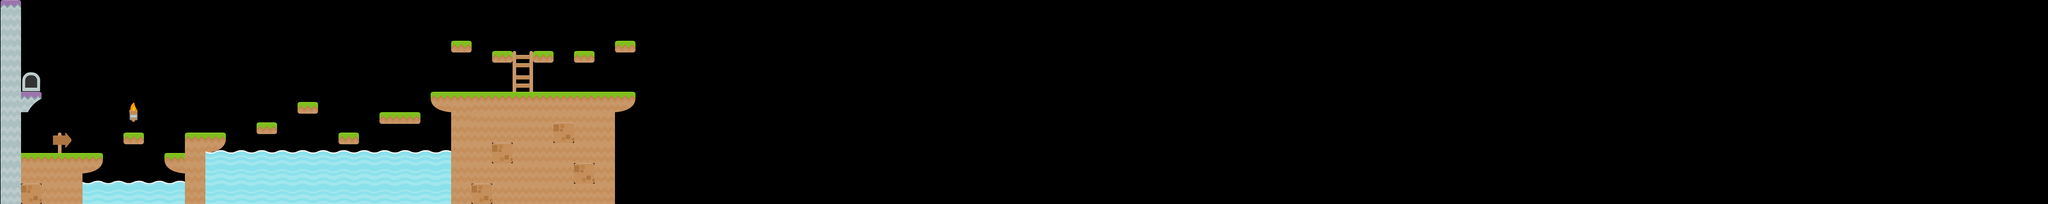

This game map was drawn from its Tiled (.tmx) file and the tilesets committed beside it. A one-line description and the trimmed map source follow:
An orthogonal 200x20 tile map with 35x35 px tiles, 4 tile layers (Platforms, Water, Laders, Scenery).

<map version="1.0" orientation="orthogonal" width="200" height="20" tilewidth="35" tileheight="35">
 <tileset firstgid="1" name="textures1" tilewidth="72" tileheight="72">
  <image source="../images/textures1.png" width="1024" height="1024" />
 </tileset>
 <layer name="Platforms" width="200" height="20">
  <data>[4000 cells, 93 non-empty, 13 distinct tile ids]</data>
 </layer>
 <layer name="Water" width="200" height="20">
  <data>[4000 cells, 46 non-empty, 2 distinct tile ids]</data>
 </layer>
 <layer name="Laders" width="200" height="20">
  <data>[4000 cells, 2 non-empty, 2 distinct tile ids]</data>
 </layer>
 <layer name="Scenery" width="200" height="20">
  <data>[4000 cells, 3 non-empty, 3 distinct tile ids]</data>
 </layer>
</map>